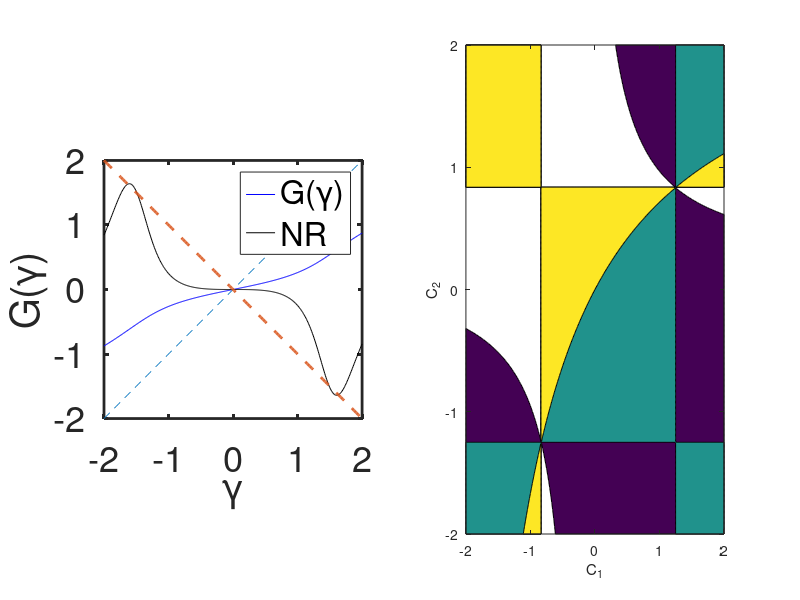

MATLAB code for this plot:
%% Experiment 9 - testing different transmission conditions
% We should be able to change properties of the method by changing the
% transmission conditions. We will test what happens to the fixed point
% function that underlies the problem as we change these conditions.

%% Mapping G(y)

% Grid
nx = 1001;
a  =-0.2;
b  = 0.2;
x  = linspace(-1,1,nx)';
h  = x(2) - x(1);
x1 = x(x<=b); b = x1(end); l1 = length(x1);
x2 = x(x>=a); a = x2(1);   l2 = length(x2);

% Differentiation matrices
I1 = eye(l1);
I2 = eye(l2);

D11= ones(l1,1)/(2*h);
D11= [-D11 , zeros(l1,1) , D11];
D11= spdiags(D11,[-1,0,1],l1,l1);
D12= ones(l2,1)/(2*h);
D12= [-D12 , zeros(l2,1) , D12];
D12= spdiags(D12,[-1,0,1],l2,l2);

D21= ones(l1,1)/h^2;
D21= [D21, -2*D21, D21];
D21= spdiags(D21,[-1,0,1],l1,l1);
D22= ones(l2,1)/h^2;
D22= [D22, -2*D22, D22];
D22= spdiags(D22,[-1,0,1],l2,l2);

% Problem parameters
a1 = 0; b1 = 1;
a2 = 0; b2 = 1;
% c1 = 1; d1 =-5/6 + 1e-9;
% c2 = 1; d2 =-5/4 + 1e-8;
c1 = 0; d1 = 1;
c2 = 0; d2 = 1;

A  = 3.6;
BCL= 0;
BCR= 0;

% Jacobian BCs
J1BC = sparse([1,1,1,2,2,2],[1,2,3,l1-2,l1-1,l1],...
    [-3*a1/(2*h) + b1,4*a1/(2*h),-a1/(2*h),c1/(2*h),-4*c1/(2*h),3*c1/(2*h)+d1],2,l1);
J2BC = sparse([1,1,1,2,2,2],[1,2,3,l2-2,l2-1,l2],...
    [-3*c2/(2*h) + d2,4*c2/(2*h),-c2/(2*h),a2/(2*h),-4*a2/(2*h),3*a2/(2*h)+b2],2,l2);

% Initialization
yy = -2:0.01:2;
nonlinsolves = 50;
G  = zeros(size(yy));
Gp = G;
N  = G;

% Map
for k = 1:length(yy)
    u1 = ones(size(x1));
    u2 = ones(size(x2));
    
    % 1st domain
    for i=1:nonlinsolves
%         F1 = D21*u1 - u1 .* (D11 * u1);
%         J1 = D21 - spdiags(u1,0,l1,l1)*D11 - spdiags(D11*u1,0,l1,l1);
%         F1 = D21*u1 - u1.^A;
%         J1 = D21 - spdiags(A*u1.^(A-1),0,l1,l1);
        F1 = D21*u1 - sin(A*u1);
        J1 = D21 - spdiags(A*cos(A*u1),0,l1,l1);
        J1 = [J1BC(1,:);J1(2:end-1,:);J1BC(2,:)];
        F1(1) = J1BC(1,:)*u1 - BCL; F1(end) = J1BC(2,:)*u1 - yy(k);
        u1 = u1 - J1 \ F1;
    end
    u1a= c2*D11(x1==a,:)*u1 + d2*u1(x1==a);
    g1 = J1 \ [ zeros(l1-1,1); 1];
    g1a= c2*D11(x1==a,:)*g1 + d2*g1(x1==a);
    
    % 2nd domain
    for i=1:nonlinsolves
%         F2 = D22*u2 - u2 .* (D12*u2);
%         J2 = D22 - spdiags(u2,0,l2,l2)*D12 - spdiags(D12*u2,0,l2,l2);
%         F2 = D22*u2 - u2.^A;
%         J2 = D22 - spdiags(A*u2.^(A-1),0,l2,l2);
        F2 = D22*u2 - sin(A*u2);
        J2 = D22 - spdiags(A*cos(A*u2),0,l2,l2);
        J2 = [J2BC(1,:);J2(2:end-1,:);J2BC(2,:)];
        F2(1) = J2BC(1,:)*u2 - u1a; F2(end) = J2BC(2,:)*u2 - BCR;
        u2 = u2 - J2 \ F2;
    end
    u2b= c1*D12(x2==b,:)*u2 + d1*u2(x2==b);
    g2 = J2 \ [ g1a; zeros(l2-1,1)];
    g2b= c1*D12(x2==b,:)*g2 + d1*g2(x2==b);
    
    G(k) = u2b;
    Gp(k)= g2b;
    N(k) = yy(k) - (u2b - yy(k))/(g2b - 1);
    
end

figure(1)
subplot(1,2,1)
plot(yy,G,'b',yy,N,'k',yy,yy,'--',yy,-yy,'--','Linewidth',2)
axis([-2,2,-2,2])
axis square
xlabel('\gamma')
ylabel('G(\gamma)')
legend('G(\gamma)','NR')
set(gca,'linewidth',2,'fontsize',26)

xx = -2:0.01:2;
C  = -10:0.5:10;
yC = bsxfun(@times,C',sqrt(abs(xx))); yC = bsxfun(@plus,xx,yC);

% figure(2)
subplot(1,2,2)
plot(yy,G,'b',xx,yC,'k')%,'linewidth',2)
axis([-2,2,-2,2])
axis square
xlabel('\gamma')
ylabel('G(\gamma)')
set(gca,'linewidth',2,'fontsize',26)

%% Map of possible angles for uxx=0 and Robin transmission conditions

xx = -2:1e-2:2;
yy = xx';

G1 = (1+0.8*yy)./(1-1.2*yy);
G2 = (1-0.8*xx)./(1+1.2*xx);
G  = bsxfun(@times,G1,G2);

contourf(xx,yy,G,[-1 0 1])
xlabel('C_1')
ylabel('C_2')